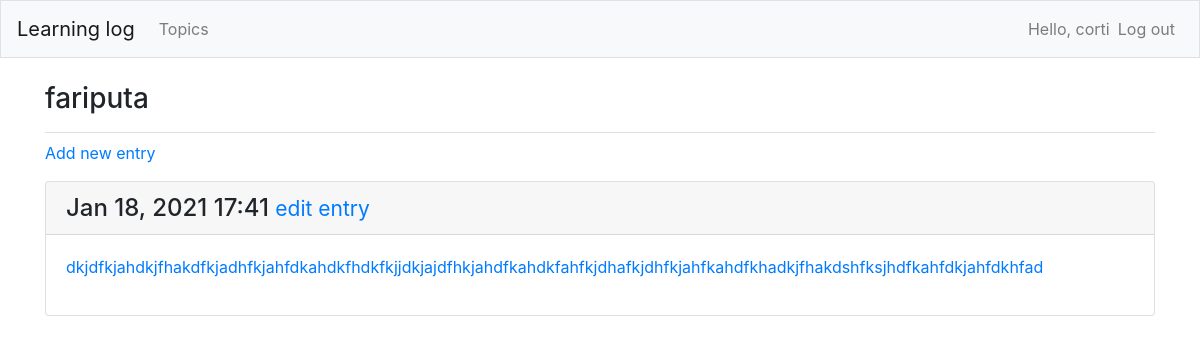
The page /topics/2/ (signed in) on the database its author committed.
### learning_logs/models.py (models this page shows, shortened)
class Topic(models.Model):
	text = models.CharField(max_length=200)
	date_added = models.DateTimeField(auto_now_add=True)
	owner = models.ForeignKey(User, on_delete=models.CASCADE)
	def __str__(self):
		return self.text

class Entry(models.Model):
	text = models.TextField()
	date_added = models.DateTimeField(auto_now_add=True)
	topic = models.ForeignKey(Topic, on_delete=models.CASCADE)
	class Meta:
		verbose_name_plural = 'entries'

### learning_logs/views.py (the view)
# urls.py: path('topics/<int:topic_id>/', views.topic, name='topic'),
@login_required
def topic(request, topic_id):
	topic = Topic.objects.get(id=topic_id)
	if topic.owner != request.user:
		raise Http404
	entries = topic.entry_set.order_by('-date_added')
	context = {'topic': topic, 'entries': entries}
	return render(request, 'learning_logs/topic.html',context)

### learning_logs/templates/learning_logs/topic.html
{% extends 'learning_logs/base.html' %}
{% block page_header %}
<h3>{{ topic }}</h3>
{% endblock page_header %}
{% block content %}
	<p>
		<a href="{% url 'learning_logs:new_entry' topic.id %}">Add new entry</a>
	</p>
	{% for entry in entries %}
	<div class="card mb-3">
		<h4 class="card-header">
			{{ entry.date_added|date:'M d, Y H:i' }}
			<small><a href="{% url 'learning_logs:edit_entry' entry.id %}"> edit entry</small>
		</h4>
		<div class="card-body">
			{{ entry.text|linebreaks}}
		</div>
	</div>
	{% empty %}
	<p>There are no entries for this topic yet.</p>
	{% endfor %}
{% endblock content %}

### learning_logs/templates/learning_logs/base.html (shortened to what this page needs)
{% load bootstrap4 %}
<!DOCTYPE html>
<html lang="en">
<head>
	{% bootstrap_css %}
</head>
<body>
	<nav class="navbar navbar-expand-md navbar-light bg-light mb-4 border">
		<a class="navbar-brand" href="{% url 'learning_logs:index' %}">Learning log</a>
		<div class="collapse navbar-collapse" id="navbarCollapse">
			<ul class="navbar-nav mr-auto">
				<li class="na-item">
					<a class="nav-link" href="{% url 'learning_logs:topics' %}">Topics</a>
				</li>
			</ul>
			<ul class="navbar-nav ml-auto">
				{% if user.is_authenticated %}
				<li class="nav-item">
					<span class="navbar-text">Hello, {{ user.username}}</span>
				</li>
				<li class="nav-item">
					<a class="nav-link" href="{% url 'users:logout' %}">Log out</a>
				</li>
				{% endif %}
			</ul>
		</div>
	</nav>
	<main role="main" class="container">
		<div class="pb-2 mb-2 border-bottom">
			{% block page_header %}{% endblock page_header %}
		</div>
		<div>
			{% block content %}{% endblock content %}
		</div>
	</main>
</body>
</html>

### rows shown on the page
Topic: text "fariputa"
Entry: date_added "Jan 18, 2021 17:41", text "dkjdfkjahdkjfhakdfkjadhfkjahfdkahdkfhdkfkjjdkjajdfhkjahdfkahdkfahfkjdhafkjdhfkjahfkahdfkhadkjfhakdshfksjhdfkahfdkjahfdkhfad"

### other values the page prints
{{ user.username }} "corti"
